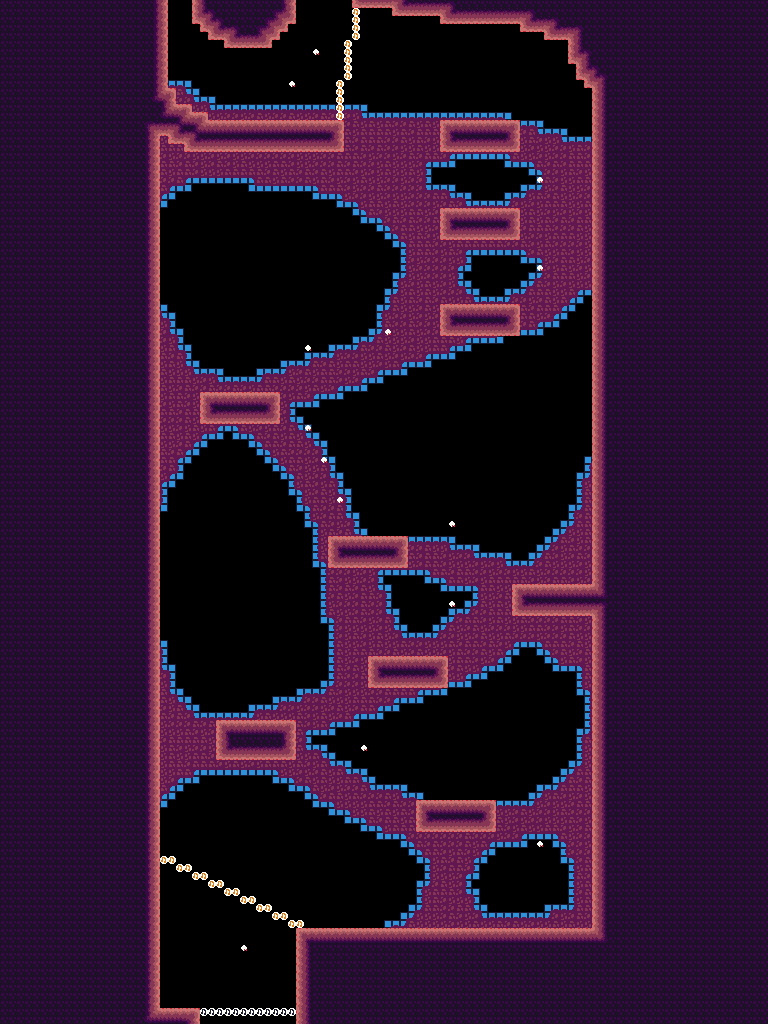

The image is a tile-based game level rendered from a .tmx file. Its description and source (layers, tilesets, objects; grid data summarised) follow:
An orthogonal 96x128 tile map with 8x8 px tiles, 6 tile layers (bg_draft, bg, fg, entity, ...), 5 tilesets.

<map version="1.9" tiledversion="1.9.2" orientation="orthogonal" renderorder="right-down" width="96" height="128" tilewidth="8" tileheight="8" infinite="0" nextlayerid="7" nextobjectid="1">
 <editorsettings>
  <export target="../../assets/world/room/dirt6.json" format="json" />
 </editorsettings>
 <tileset firstgid="1" source="../rules/tools/tools.tsx" />
 <tileset firstgid="325" source="../tilesets/fire.tsx" />
 <tileset firstgid="403" source="../tilesets/fire_bg_decal.tsx" />
 <tileset firstgid="481" source="../tilesets/dirt_bg_decal.tsx" />
 <tileset firstgid="559" source="../tilesets/dirt.tsx" />
 <layer id="5" name="bg_draft" width="96" height="128">
  <data>[12288 cells, 3207 non-empty, 1 distinct tile ids]</data>
 </layer>
 <layer id="1" name="bg" width="96" height="128">
  <data>[12288 cells, 3207 non-empty, 15 distinct tile ids]</data>
 </layer>
 <layer id="2" name="fg" width="96" height="128">
  <data>[12288 cells, 0 non-empty, 0 distinct tile ids]</data>
 </layer>
 <layer id="3" name="entity" width="96" height="128">
  <data>[12288 cells, 60 non-empty, 5 distinct tile ids]</data>
 </layer>
 <layer id="4" name="draft" width="96" height="128">
  <data>[12288 cells, 6481 non-empty, 1 distinct tile ids]</data>
 </layer>
 <layer id="6" name="map" width="96" height="128">
  <data>[12288 cells, 6481 non-empty, 26 distinct tile ids]</data>
 </layer>
</map>
